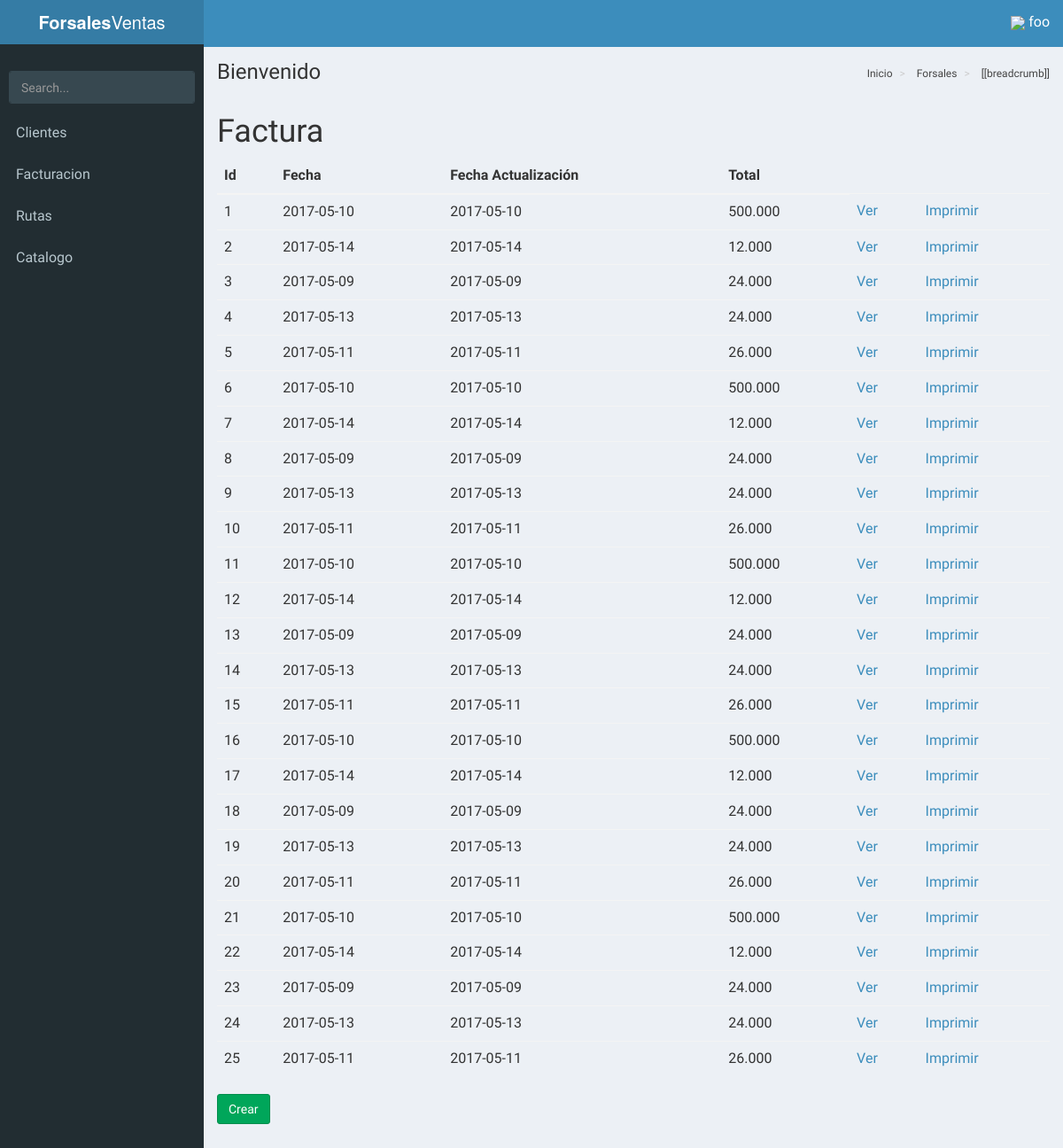
Screenshot of /factura/ (signed in) with the database file from the repository.
### facturacion/models.py (models this page shows)
class factura(models.Model):
	fecha_creacion = models.DateTimeField(default=datetime.datetime.now())
	factualizacion = models.DateTimeField(default=datetime.datetime.now())
	valor_total = models.IntegerField(default=0, validators=[MinValueValidator(0)])
	cliente = models.ForeignKey(cliente)

### facturacion/views.py (the view)
# urls.py: url(r'^factura/$', FacturaList.as_view(), name="factura"),
class FacturaList(LoginRequiredMixin,AjaxableResponseMixin,ListView):
	model = factura
	template_name = 'factura/listar.html'
	fields = "__all__"
	success_url = reverse_lazy('listar_factura')
	def get_context_data(self,**kwargs):
		context = super(FacturaList, self).get_context_data(**kwargs)
		return context

### facturacion/templates/factura/listar.html
{% extends 'AdminLTE/index.html' %}
{% load humanize %}
{% block content %}
	<h1>Factura</h1>
	<table class="table">
		<thead>
			<tr>
				<th>Id</th>
				<th>Fecha</th>
				<th>Fecha Actualización</th>
				<th>Total</th>
			</tr>
		</thead>
		<tbody>
			{% for factura in object_list %}
				<tr>
					<td>{{ factura.pk }}</td>
					<td>{{ factura.fecha_creacion | date:'Y-m-d' }}</td>
					<td>{{ factura.factualizacion | date:'Y-m-d' }}</td>
					<td>{{ factura.valor_total | intcomma}}</td>
					<td><a href="{% url 'ver_factura_detalle' factura.pk %}">Ver</a></td>
					<td><a href="{% url 'factura_imprimir' factura.pk %}">Imprimir</a></td>
				</tr>
			{% empty %}
				<tr>
					<td>Sin factura</td>
				</tr>
			{% endfor %}
		</tbody>
	</table>
	<a class="btn btn-success" href="{% url 'facturacion' %}">Crear</a>
{% endblock content %}

### base/templates/AdminLTE/index.html (shortened to what this page needs)
{% load static %}
<!DOCTYPE html>
<html>
<head>
<link rel="stylesheet" href="https://unpkg.com/bootstrap-material-design@4.0.0-beta.3/dist/css/bootstrap-material-design.min.css"
>
  <link rel="stylesheet" href="{% static 'css/AdminLTE/bootstrap/css/bootstrap.min.css' %}">
  <link rel="stylesheet" href="{% static 'css/AdminLTE/AdminLTE.min.css' %}">
  <link rel="stylesheet" href="{% static 'css/AdminLTE/skins/_all-skins.min.css' %}">
  <link rel="stylesheet" href="{% static 'css/AdminLTE/plugins/iCheck/flat/blue.css' %}">
  <link rel="stylesheet" href="{% static 'css/AdminLTE/plugins/morris/morris.css' %}">
  <link rel="stylesheet" href="{% static 'css/AdminLTE/plugins/jvectormap/jquery-jvectormap-1.2.2.css' %}">
  <link rel="stylesheet" href="{% static 'css/AdminLTE/plugins/datepicker/datepicker3.css' %}">
  <link rel="stylesheet" href="{% static 'css/AdminLTE/plugins/daterangepicker/daterangepicker.css' %}">
  <link rel="stylesheet" href="{% static 'css/AdminLTE/plugins/bootstrap-wysihtml5/bootstrap3-wysihtml5.min.css' %}">
  <link rel="stylesheet" href="{% static 'alertifyjs/css/alertify.min.css' %}">
  <link rel="stylesheet" href="{% static 'alertifyjs/css/themes/bootstrap.min.css' %}">
  <link rel="stylesheet" href="{% static 'vue/vue-good-table/vue-good-table.css' %}">
</head>
<body class="hold-transition skin-blue sidebar-mini">
<div class="wrapper" id="vue-root">
  <header class="main-header">
    <a href="/" class="logo">
      <span class="logo-lg"><b>Forsales</b>Ventas</span>
    </a>
    <nav class="navbar navbar-static-top">
      <a href="#" class="sidebar-toggle" data-toggle="offcanvas" role="button">
      </a>
      <div class="navbar-custom-menu">
        <ul class="nav navbar-nav">
          <li class="dropdown user user-menu">
            <a href="#" class="dropdown-toggle" data-toggle="dropdown">
             <img style="width: 10%; " src="{% static 'img/user.png' %}">
              <span class="hidden-xs">{{ request.user.username }}</span>
            </a>
          </li>
        </ul>
      </div>
    </nav>
  </header>
  <aside class="main-sidebar">
    <section class="sidebar">
      <div class="user-panel">
      </div>
      <form action="#" method="get" class="sidebar-form">
        <div class="input-group">
          <input type="text" name="q" class="form-control" placeholder="Search...">
              <span class="input-group-btn">
                <button type="submit" name="search" id="search-btn" class="btn btn-flat">
                </button>
              </span>
        </div>
      </form>
      <ul class="sidebar-menu">
      {% if request.user.is_superuser %}
        <li class="header">PANEL DE CONTROL</li>
        <li>
          <a href="{% url 'listar_productos' %}">
            <i class="fa fa-shopping-basket" aria-hidden="true"><span>Productos</span></i>
          </a>
        </li>
        <li>
          <a href="{% url 'listar_clientes' %}">
            <i class="fa fa-th"></i> <span>Clientes</span>
          </a>
        </li>
        <li>
          <a href="{% url 'bodega' 'main' %}">
            <i class="fa fa-th"></i> <span>Bodega</span>
          </a>
        </li>
        <li>
          <a href="{% url 'listar_distribuidores' %}">
            <i class="fa fa-th"></i> <span>Distribuidores</span>
          </a>
        </li>
        <li>
          <a href="{% url 'listar_proveedores' %}">
            <i class="fa fa-th"></i> <span>Proveedores</span>
          </a>
        </li>
        <li class="treeview">
          <a href="#">
            <i class="fa fa-dashboard"></i> <span>Facturacion</span>
            <span class="pull-right-container">
              <i class="fa fa-angle-left pull-right"></i>
            </span>
          </a>
          <ul class="treeview-menu">
            <li class=""><a href="{% url 'factura' %}"><i class="fa fa-circle-o"></i> Listar</a></li>
          </ul>
           <ul class="treeview-menu">
            <li class=""><a href="{% url 'reportes' %}"><i class="fa fa-circle-o"></i> reportes</a></li>
          </ul>
        </li>
        <li class="treeview">
          <a href="#">
            <i class="fa fa-dashboard"></i> <span>Inventario</span>
            <span class="pull-right-container">
              <i class="fa fa-angle-left pull-right"></i>
            </span>
          </a>
          <ul class="treeview-menu">
            <li class=""><a href="{% url 'movimiento' %}"><i class="fa fa-circle-o"></i> Movimientos</a></li>
          </ul>
        </li>
        <!--li class="treeview">
          <a href="#">
            <i class="fa fa-dashboard"></i> <span>Catalogo</span>
            <span class="pull-right-container">
              <i class="fa fa-angle-left pull-right"></i>
            </span>
          </a>
          <ul class="treeview-menu">
            {% comment %}
            <li class=""><a href="{% url 'catalogos' %}"><i class="fa fa-circle-o"></i> Lista</a></li>
            {% endcomment %}
          </ul>
        </li-->
        <li class="treeview">
          <a href="#">
            <i class="fa fa-dashboard"></i> <span>Rutas</span>
            <span class="pull-right-container">
              <i class="fa fa-angle-left pull-right"></i>
            </span>
          </a>
          <ul class="treeview-menu">
            <li class=""><a href="{% url 'rutas-mapa' %}"><i class="fa fa-circle-o"></i> Rutas</a></li>
          </ul>
        </li>
      {% else %}
        {% if request.user %}
<li>
          <a href="{% url 'listar_clientes' %}">
             <span>Clientes</span>
          </a>
        </li>
          <li class="treeview">
            <a href="#">
               <span>Facturacion</span>
            </a>
          </li>
          <li class="treeview">
            <a href="#">
               <span>Rutas</span>
            </a>
          </li>
        <li class="treeview">
          <a href="#">
             <span>Catalogo</span>
          </a>
        </li>
        {% endif %}
      {% endif %}
      </ul>
    </section>
  </aside>
  <div class="content-wrapper">
    <section class="content-header">
      <h1>
        Bienvenido
      </h1>
      <ol class="breadcrumb">
        <li><a href="#"> Inicio</a></li>
        <li><a href="#"> Forsales </a></li>
        <li v-for="breadcrumb in breadcrumbs"><a href="#"> [[breadcrumb]] </a></li>
      </ol>
    </section>
    <section class="content">
      {% block content %}
      {% endblock content %}
    </section>
  </div>
</div>
</body>
</html>

### base/templates/AdminLTE/index.html (style rules this page uses)
html, body { font-size: 16px !important; }
.navbar { display: inherit !important; }

### rows the page displays
factura: pk "1", fecha_creacion "2017-05-10", factualizacion "2017-05-10", valor_total "500.000"
factura: pk "2", fecha_creacion "2017-05-14", factualizacion "2017-05-14", valor_total "12.000"
factura: pk "3", fecha_creacion "2017-05-09", factualizacion "2017-05-09", valor_total "24.000"
factura: pk "4", fecha_creacion "2017-05-13", factualizacion "2017-05-13", valor_total "24.000"
factura: pk "5", fecha_creacion "2017-05-11", factualizacion "2017-05-11", valor_total "26.000"
factura: pk "6", fecha_creacion "2017-05-10", factualizacion "2017-05-10", valor_total "500.000"
factura: pk "7", fecha_creacion "2017-05-14", factualizacion "2017-05-14", valor_total "12.000"
factura: pk "8", fecha_creacion "2017-05-09", factualizacion "2017-05-09", valor_total "24.000"
factura: pk "9", fecha_creacion "2017-05-13", factualizacion "2017-05-13", valor_total "24.000"
factura: pk "10", fecha_creacion "2017-05-11", factualizacion "2017-05-11", valor_total "26.000"
factura: pk "11", fecha_creacion "2017-05-10", factualizacion "2017-05-10", valor_total "500.000"
factura: pk "12", fecha_creacion "2017-05-14", factualizacion "2017-05-14", valor_total "12.000"
factura: pk "13", fecha_creacion "2017-05-09", factualizacion "2017-05-09", valor_total "24.000"
factura: pk "14", fecha_creacion "2017-05-13", factualizacion "2017-05-13", valor_total "24.000"
factura: pk "15", fecha_creacion "2017-05-11", factualizacion "2017-05-11", valor_total "26.000"
factura: pk "16", fecha_creacion "2017-05-10", factualizacion "2017-05-10", valor_total "500.000"
factura: pk "17", fecha_creacion "2017-05-14", factualizacion "2017-05-14", valor_total "12.000"
factura: pk "18", fecha_creacion "2017-05-09", factualizacion "2017-05-09", valor_total "24.000"
factura: pk "19", fecha_creacion "2017-05-13", factualizacion "2017-05-13", valor_total "24.000"
factura: pk "20", fecha_creacion "2017-05-11", factualizacion "2017-05-11", valor_total "26.000"
factura: pk "21", fecha_creacion "2017-05-10", factualizacion "2017-05-10", valor_total "500.000"
factura: pk "22", fecha_creacion "2017-05-14", factualizacion "2017-05-14", valor_total "12.000"
factura: pk "23", fecha_creacion "2017-05-09", factualizacion "2017-05-09", valor_total "24.000"
factura: pk "24", fecha_creacion "2017-05-13", factualizacion "2017-05-13", valor_total "24.000"
factura: pk "25", fecha_creacion "2017-05-11", factualizacion "2017-05-11", valor_total "26.000"

### other values shown
{{ request.user.username }} "foo"
